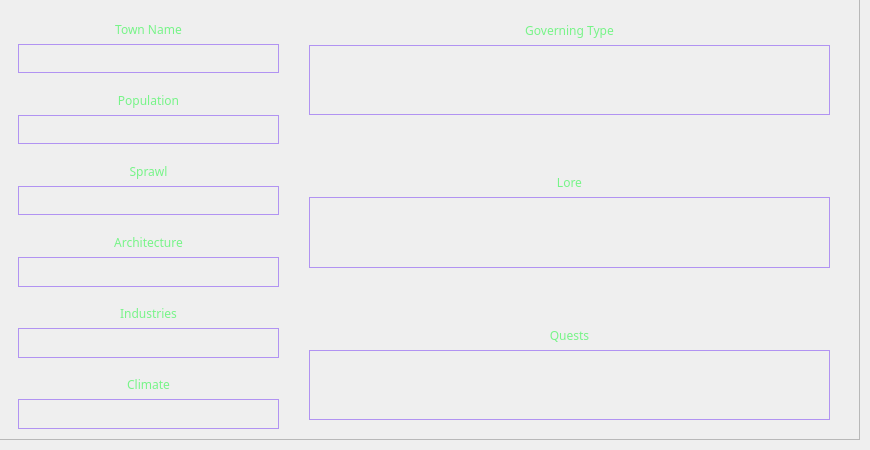
    <widget class="QWidget" name="page3Twn">
     <widget class="QWidget" name="gridLayoutWidget_5">
      <property name="geometry">
       <rect>
        <x>-1</x>
        <y>-1</y>
        <width>861</width>
        <height>441</height>
       </rect>
      </property>
      <layout class="QGridLayout" name="twnGridContainer">
       <item row="0" column="0">
        <widget class="QFrame" name="twnFrame">
         <property name="frameShape">
          <enum>QFrame::StyledPanel</enum>
         </property>
         <property name="frameShadow">
          <enum>QFrame::Raised</enum>
         </property>
         <widget class="QWidget" name="verticalLayoutWidget_3">
          <property name="geometry">
           <rect>
            <x>19</x>
            <y>9</y>
            <width>261</width>
            <height>421</height>
           </rect>
          </property>
          <layout class="QVBoxLayout" name="twnSmallVL">
           <item>
            <widget class="QLabel" name="twnNameTxt">
             <property name="font">
              <font>
               <family>Bahnschrift Light</family>
              </font>
             </property>
             <property name="styleSheet">
              <string notr="true">.QLabel {color: rgba(119,244,136,255);}</string>
             </property>
             <property name="text">
              <string>Town Name</string>
             </property>
             <property name="alignment">
              <set>Qt::AlignBottom|Qt::AlignHCenter</set>
             </property>
             <property name="wordWrap">
              <bool>true</bool>
             </property>
            </widget>
           </item>
           <item>
            <widget class="QLabel" name="twnNameLabel">
             <property name="font">
              <font>
               <family>Bahnschrift Light</family>
              </font>
             </property>
             <property name="styleSheet">
              <string notr="true">.QLabel {border: 1px solid rgba(177,147,242,255); color: rgba(119,244,136,255)}</string>
             </property>
             <property name="text">
              <string/>
             </property>
             <property name="alignment">
              <set>Qt::AlignCenter</set>
             </property>
             <property name="wordWrap">
              <bool>true</bool>
             </property>
             <property name="margin">
              <number>5</number>
             </property>
            </widget>
           </item>
           <item>
            <widget class="QLabel" name="twnPopTxt">
             <property name="font">
              <font>
               <family>Bahnschrift Light</family>
              </font>
             </property>
             <property name="styleSheet">
              <string notr="true">.QLabel {color: rgba(119,244,136,255);}</string>
             </property>
             <property name="text">
              <string>Population</string>
             </property>
             <property name="alignment">
              <set>Qt::AlignBottom|Qt::AlignHCenter</set>
             </property>
             <property name="wordWrap">
              <bool>true</bool>
             </property>
            </widget>
           </item>
           <item>
            <widget class="QLabel" name="twnPopLabel">
             <property name="font">
              <font>
               <family>Bahnschrift Light</family>
              </font>
             </property>
             <property name="styleSheet">
              <string notr="true">.QLabel {border: 1px solid rgba(177,147,242,255); color: rgba(119,244,136,255)}</string>
             </property>
             <property name="text">
              <string/>
             </property>
             <property name="alignment">
              <set>Qt::AlignCenter</set>
             </property>
             <property name="wordWrap">
              <bool>true</bool>
             </property>
             <property name="margin">
              <number>5</number>
             </property>
            </widget>
           </item>
           <item>
            <widget class="QLabel" name="twnSprawlTxt">
             <property name="font">
              <font>
               <family>Bahnschrift Light</family>
              </font>
             </property>
             <property name="styleSheet">
              <string notr="true">.QLabel {color: rgba(119,244,136,255);}</string>
             </property>
             <property name="text">
              <string>Sprawl</string>
             </property>
             <property name="alignment">
              <set>Qt::AlignBottom|Qt::AlignHCenter</set>
             </property>
             <property name="wordWrap">
              <bool>true</bool>
             </property>
            </widget>
           </item>
           <item>
            <widget class="QLabel" name="twnSprawlLabel">
             <property name="font">
              <font>
               <family>Bahnschrift Light</family>
              </font>
             </property>
             <property name="styleSheet">
              <string notr="true">.QLabel {border: 1px solid rgba(177,147,242,255); color: rgba(119,244,136,255)}</string>
             </property>
             <property name="text">
              <string/>
             </property>
             <property name="alignment">
              <set>Qt::AlignCenter</set>
             </property>
             <property name="wordWrap">
              <bool>true</bool>
             </property>
             <property name="margin">
              <number>5</number>
             </property>
            </widget>
           </item>
           <item>
            <widget class="QLabel" name="twnArcTxt">
             <property name="font">
              <font>
               <family>Bahnschrift Light</family>
              </font>
             </property>
             <property name="styleSheet">
              <string notr="true">.QLabel {color: rgba(119,244,136,255);}</string>
             </property>
             <property name="text">
              <string>Architecture</string>
             </property>
             <property name="alignment">
              <set>Qt::AlignBottom|Qt::AlignHCenter</set>
             </property>
             <property name="wordWrap">
              <bool>true</bool>
             </property>
            </widget>
           </item>
           <item>
            <widget class="QLabel" name="twnArcLabel">
             <property name="font">
              <font>
               <family>Bahnschrift Light</family>
              </font>
             </property>
             <property name="styleSheet">
              <string notr="true">.QLabel {border: 1px solid rgba(177,147,242,255); color: rgba(119,244,136,255)}</string>
             </property>
             <property name="text">
              <string/>
             </property>
             <property name="alignment">
              <set>Qt::AlignCenter</set>
             </property>
             <property name="wordWrap">
              <bool>true</bool>
             </property>
             <property name="margin">
              <number>5</number>
             </property>
            </widget>
           </item>
           <item>
            <widget class="QLabel" name="twnIndTxt">
             <property name="font">
              <font>
               <family>Bahnschrift Light</family>
              </font>
             </property>
             <property name="styleSheet">
              <string notr="true">.QLabel {color: rgba(119,244,136,255);}</string>
             </property>
             <property name="text">
              <string>Industries</string>
             </property>
             <property name="alignment">
              <set>Qt::AlignBottom|Qt::AlignHCenter</set>
             </property>
             <property name="wordWrap">
              <bool>true</bool>
             </property>
            </widget>
           </item>
           <item>
            <widget class="QLabel" name="twnIndLabel">
             <property name="font">
              <font>
               <family>Bahnschrift Light</family>
              </font>
             </property>
             <property name="styleSheet">
              <string notr="true">.QLabel {border: 1px solid rgba(177,147,242,255); color: rgba(119,244,136,255)}</string>
             </property>
             <property name="text">
              <string/>
             </property>
             <property name="alignment">
              <set>Qt::AlignCenter</set>
             </property>
             <property name="wordWrap">
              <bool>true</bool>
             </property>
             <property name="margin">
              <number>5</number>
             </property>
            </widget>
           </item>
           <item>
            <widget class="QLabel" name="twnClimTxt">
             <property name="font">
              <font>
               <family>Bahnschrift Light</family>
              </font>
             </property>
             <property name="styleSheet">
              <string notr="true">.QLabel {color: rgba(119,244,136,255);}</string>
             </property>
             <property name="text">
              <string>Climate</string>
             </property>
             <property name="alignment">
              <set>Qt::AlignBottom|Qt::AlignHCenter</set>
             </property>
             <property name="wordWrap">
              <bool>true</bool>
             </property>
            </widget>
           </item>
           <item>
            <widget class="QLabel" name="twnClimLabel">
             <property name="font">
              <font>
               <family>Bahnschrift Light</family>
              </font>
             </property>
             <property name="styleSheet">
              <string notr="true">.QLabel {border: 1px solid rgba(177,147,242,255); color: rgba(119,244,136,255)}</string>
             </property>
             <property name="text">
              <string/>
             </property>
             <property name="alignment">
              <set>Qt::AlignCenter</set>
             </property>
             <property name="wordWrap">
              <bool>true</bool>
             </property>
             <property name="margin">
              <number>5</number>
             </property>
            </widget>
           </item>
          </layout>
         </widget>
         <widget class="QWidget" name="verticalLayoutWidget_4">
          <property name="geometry">
           <rect>
            <x>310</x>
            <y>-30</y>
            <width>521</width>
            <height>451</height>
           </rect>
          </property>
          <layout class="QVBoxLayout" name="twnBigVL">
           <item>
            <widget class="QLabel" name="twnGovTypeTxt">
             <property name="font">
              <font>
               <family>Bahnschrift Light</family>
              </font>
             </property>
             <property name="styleSheet">
              <string notr="true">.QLabel {color: rgba(119,244,136,255);}</string>
             </property>
             <property name="text">
              <string>Governing Type</string>
             </property>
             <property name="alignment">
              <set>Qt::AlignBottom|Qt::AlignHCenter</set>
             </property>
             <property name="wordWrap">
              <bool>true</bool>
             </property>
            </widget>
           </item>
           <item>
            <widget class="QLabel" name="twnGovTypeLabel">
             <property name="font">
              <font>
               <family>Bahnschrift Light</family>
              </font>
             </property>
             <property name="styleSheet">
              <string notr="true">.QLabel {border: 1px solid rgba(177,147,242,255); color: rgba(119,244,136,255)}</string>
             </property>
             <property name="text">
              <string/>
             </property>
             <property name="alignment">
              <set>Qt::AlignCenter</set>
             </property>
             <property name="wordWrap">
              <bool>true</bool>
             </property>
             <property name="margin">
              <number>5</number>
             </property>
            </widget>
           </item>
           <item>
            <widget class="QLabel" name="twnLoreTxt">
             <property name="font">
              <font>
               <family>Bahnschrift Light</family>
              </font>
             </property>
             <property name="styleSheet">
              <string notr="true">.QLabel {color: rgba(119,244,136,255);}</string>
             </property>
             <property name="text">
              <string>Lore</string>
             </property>
             <property name="alignment">
              <set>Qt::AlignBottom|Qt::AlignHCenter</set>
             </property>
             <property name="wordWrap">
              <bool>true</bool>
             </property>
            </widget>
           </item>
           <item>
            <widget class="QLabel" name="twnLoreLabel">
             <property name="font">
              <font>
               <family>Bahnschrift Light</family>
              </font>
             </property>
             <property name="styleSheet">
              <string notr="true">.QLabel {border: 1px solid rgba(177,147,242,255); color: rgba(119,244,136,255)}</string>
             </property>
             <property name="text">
              <string/>
             </property>
             <property name="alignment">
              <set>Qt::AlignCenter</set>
             </property>
             <property name="wordWrap">
              <bool>true</bool>
             </property>
             <property name="margin">
              <number>5</number>
             </property>
            </widget>
           </item>
           <item>
            <widget class="QLabel" name="twnQuestsTxt">
             <property name="font">
              <font>
               <family>Bahnschrift Light</family>
              </font>
             </property>
             <property name="styleSheet">
              <string notr="true">.QLabel {color: rgba(119,244,136,255);}</string>
             </property>
             <property name="text">
              <string>Quests</string>
             </property>
             <property name="alignment">
              <set>Qt::AlignBottom|Qt::AlignHCenter</set>
             </property>
             <property name="wordWrap">
              <bool>true</bool>
             </property>
            </widget>
           </item>
           <item>
            <widget class="QLabel" name="twnQuestLabel">
             <property name="font">
              <font>
               <family>Bahnschrift Light</family>
              </font>
             </property>
             <property name="styleSheet">
              <string notr="true">.QLabel {border: 1px solid rgba(177,147,242,255); color: rgba(119,244,136,255)}</string>
             </property>
             <property name="text">
              <string/>
             </property>
             <property name="alignment">
              <set>Qt::AlignCenter</set>
             </property>
             <property name="wordWrap">
              <bool>true</bool>
             </property>
             <property name="margin">
              <number>5</number>
             </property>
            </widget>
           </item>
          </layout>
         </widget>
        </widget>
       </item>
      </layout>
     </widget>
    </widget>
